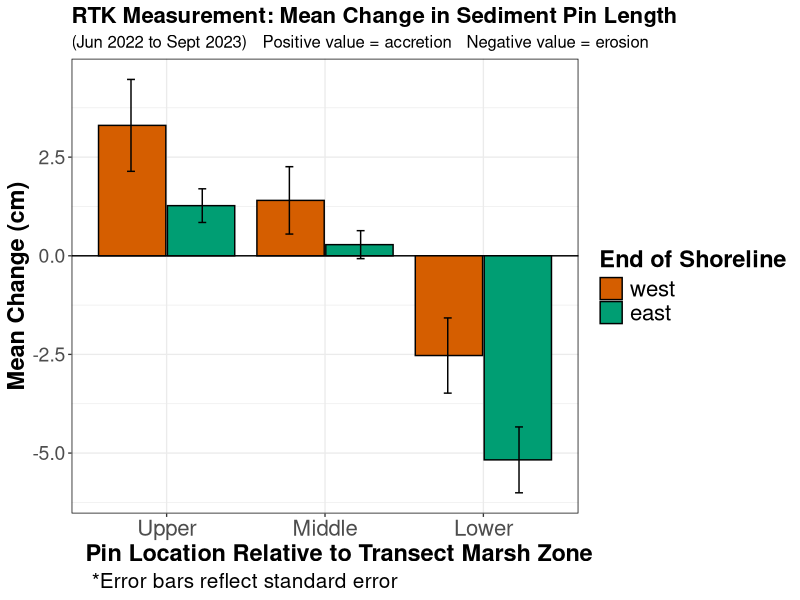
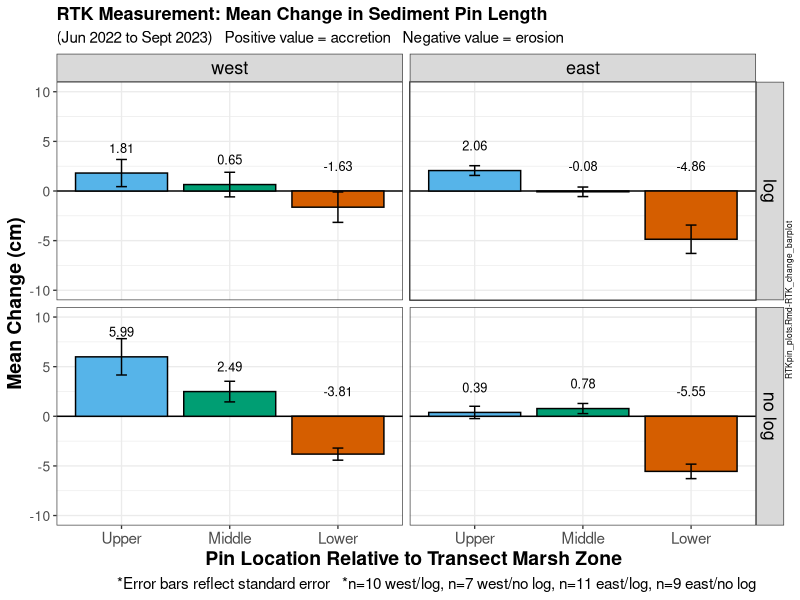

Write the R code that produced these figures, in order.
## ---- chunk 1
library(readxl)
library(tidyverse)
library(dplyr)
library(lubridate)
## ---- chunk 2
setwd("~/GitHub/BeccaTransects/data")

RTKpindata_norefs <- read_xlsx("RTKSedimentPinData.xlsx", sheet = "RTKData_thesispins_norefs_pivot")

## ---- chunk 3
RTKpins <- RTKpindata_norefs %>% 
  select(-c("midg","midt","upt","upg", "lowt", "lowg", "Date")) %>% #can remove these columns bc the top-ground calculations are already calculated in excel in their own columns
  mutate_at(c('upper', 'middle'), as.numeric) %>% #removed the POSITX (lubridate) version of date
  mutate(Date = paste0(Year, "-", Month)) %>% #created my own date to match the sediment pin code
  mutate(across(where(is.numeric), ~round(., 3))) %>%
  group_by(Name, Shoreline_End) %>% 
  rename(Transect_ID = Name)
## ---- chunk 4
RTKpinschangeEvW <- RTKpins %>%
  mutate(UpperDiff = ((last(upper) - first(upper))*-1)*30.48) %>%  # *30.48 converts NADV88 ft to cm
  mutate(MiddleDiff = ((last(middle) - first(middle))*-1)*30.48) %>% 
  mutate(LowerDiff = ((last(lower) - first(lower))*-1)*30.48) %>% 
  select(-c("Date", "Year", "Month", "upper", "middle", "lower")) %>% 
  distinct() %>%  #this removes repeated values for each month's calculation
  mutate(Shoreline_End = factor(Shoreline_End, levels = c("west", "east"))) %>%
  pivot_longer(UpperDiff:LowerDiff, names_to = "Pin_Location", values_to = "Sediment_Change") %>% 
  group_by(Shoreline_End, Pin_Location) %>% 
  summarize(mean_difference = mean(Sediment_Change, na.rm = TRUE),
            sd_difference = sd(Sediment_Change, na.rm = TRUE),
            n_difference = n()) %>% 
  mutate(se_difference = sd_difference/sqrt(n_difference))
## ---- chunk 5
cbp <- c("#D55E00", "#009E73", "#56B4E9", "#F0E442" , "#E69F00", "#000000", "#0072B2", "#CC79A7")



RTKpinEvWplot <- ggplot(RTKpinschangeEvW, aes(x= Pin_Location, y= mean_difference, 
                                                         group= Shoreline_End, 
                                                         fill= Shoreline_End)) +
  geom_hline(yintercept=0, linetype =1, color = "black") +
  geom_col(position = position_dodge(0.87), color = "black", width = 0.85) +
  geom_errorbar(aes(
    ymin= mean_difference-se_difference, ymax= mean_difference+se_difference), size = 0.5, 
    position = position_dodge(0.9), color= "black", width= .1) +
  scale_x_discrete(labels = c(UpperDiff = "Upper", MiddleDiff = "Middle", LowerDiff = "Lower"), limits = c("UpperDiff", "MiddleDiff", "LowerDiff")) +  #labels renames the columns on the x-acis and limits sets the order in which each is laid out on the x axis
  scale_fill_manual(values = cbp) +
  labs(
    title = "RTK Measurement: Mean Change in Sediment Pin Length",
    subtitle = "(Jun 2022 to Sept 2023)   Positive value = accretion   Negative value = erosion",
    y = "Mean Change (cm)",
    x = "    Pin Location Relative to Transect Marsh Zone",
    fill= "End of Shoreline",
    caption = "*Error bars reflect standard error") +
  theme_bw(base_size = 10) +
  theme(axis.title = element_text(face = "bold", size=17),
        legend.title = element_text(face = "bold", size=17),
        legend.text=element_text(size=16),
        axis.text.x = element_text(size = 16),
        axis.text.y = element_text(size = 14),
        plot.title = element_text(face = "bold", size = 16),
        plot.subtitle = element_text(size = 12),
        plot.caption = element_text(size = 15, hjust = 0.1),
        panel.border = element_rect(color = "black", fill = NA, size = 0.5),
        strip.text = element_text(size = 18, color = "black")) 

RTKpinEvWplot
## ---- chunk 6
RTKpinschangeLvNL <- RTKpins %>%
  mutate(UpperDiff = ((last(upper) - first(upper))*-1)*30.48) %>% 
  mutate(MiddleDiff = ((last(middle) - first(middle))*-1)*30.48) %>% 
  mutate(LowerDiff = ((last(lower) - first(lower))*-1)*30.48) %>% 
  select(-c("Date", "Year", "Month", "upper", "middle", "lower")) %>% 
  distinct() %>%  #this removes repeated values for each month's calculation
  mutate(Shoreline_End = factor(Shoreline_End, levels = c("west", "east"))) %>%
  pivot_longer(UpperDiff:LowerDiff, names_to = "Pin_Location", values_to = "Sediment_Change") %>% 
  group_by(Shoreline_End, Pin_Location, Log_Presence) %>% 
  summarize(mean_difference = mean(Sediment_Change, na.rm = TRUE),
            sd_difference = sd(Sediment_Change, na.rm = TRUE),
            n_difference = n()) %>% 
  mutate(se_difference = sd_difference/sqrt(n_difference)) %>% 
  mutate(across(where(is.numeric), ~round(., 2)))
  



cbp2 <- c("#D55E00", "#009E73", "#56B4E9","#CC79A7","#56B4E9", "#0072B2", "#F0E442" , "#E69F00", "#000000")
## ---- chunk 7
RTKpinLvNLplot <- ggplot(RTKpinschangeLvNL, 
                         aes(x= Pin_Location, 
                             y= mean_difference, 
                             color = Pin_Location,
                             fill= Pin_Location)) +
  geom_hline(yintercept=0, linetype =1, color = "black") +
  geom_col(position = position_dodge(0.87), color = "black", width = 0.85) +
  geom_errorbar(aes(ymin= mean_difference-se_difference, ymax= mean_difference+se_difference), size = 0.5, 
    position = position_dodge(0.9), color= "black", width= .1) +
  scale_x_discrete(labels = c(UpperDiff = "Upper", MiddleDiff = "Middle", LowerDiff = "Lower"), limits = c("UpperDiff", "MiddleDiff", "LowerDiff")) +  #labels renames the columns on the x-axis and limits sets the order in which each is laid out on the x axis
  coord_cartesian(ylim = c(-10, 10)) + #sets the limit of the y-axis to show a more dramatic difference bw variables
  facet_grid(Log_Presence ~ Shoreline_End) +
  scale_fill_manual(values = cbp2) +
  labs(
    title = "RTK Measurement: Mean Change in Sediment Pin Length ",
    subtitle = "(Jun 2022 to Sept 2023)   Positive value = accretion   Negative value = erosion",
    y = "Mean Change (cm)",
    x = "   Pin Location Relative to Transect Marsh Zone",
    fill= "Log Presence",
    caption = "*Error bars reflect standard error   *n=10 west/log, n=7 west/no log, n=11 east/log, n=9 east/no log",
    tag = "RTKpin_plots.Rmd-RTK_change_barplot") +
  theme_bw(base_size = 10) +
  theme(axis.title = element_text(face = "bold", size=14),
        #legend.title = element_text(face = "bold", size=14),
        #legend.text=element_text(size=12),
        legend.position = "none",
        axis.text.x = element_text(size = 11),
        axis.text.y = element_text(size = 10),
        plot.title = element_text(face = "bold", size = 13),
        plot.caption = element_text(size = 11),
        plot.subtitle = element_text(size = 11),
        plot.tag = element_text(size = 6, angle = 90),
        plot.tag.position = "right",
        strip.text = element_text(size = 13, color = "black")) +
  geom_text(aes(label = mean_difference), #geom text is for the labels over the bars
                vjust = -2,  #higher values shift text down
                hjust = 0.5, #higher values shift text horizontally left
                position = position_stack(),,
                color = "black",
            size = 3.25)   

RTKpinLvNLplot
